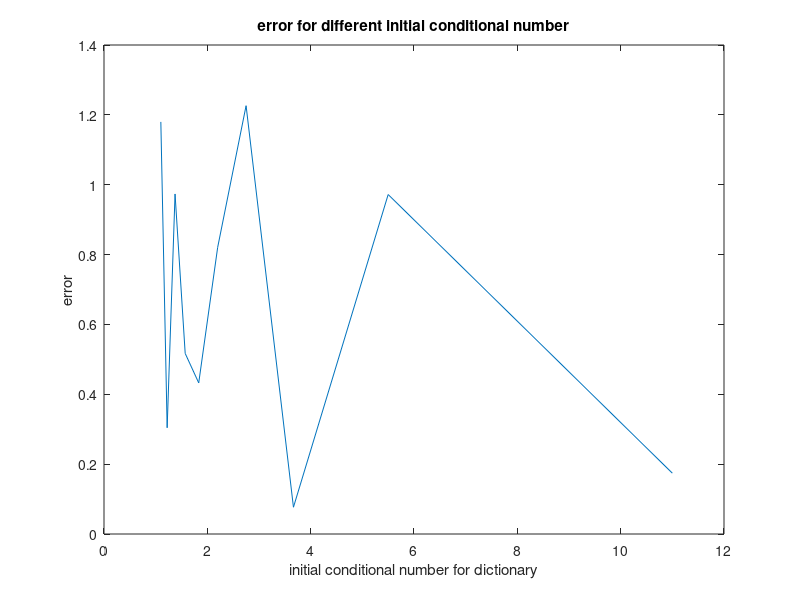

This chart was generated by the following MATLAB code: (Note: this script raises an error after producing the figure.)
clear all; clc;
load("data3_complete")
x_axis=ones(1,10)./[1/11:1/11:10/11]
for i =1:size(error_all_X,2)
plot(x_axis,error_all_X(:,i))
xlabel('initial conditional number for dictionary')
ylabel('error')
title('error for different initial conditional number')
legend("noise level is 0."+num2str((i-1)/2))
figure(1)
savefig(1,"D:\DL_code\simulation\TR_flatness_result\third_complete\X\noise_level_is_0."+num2str((i-1)/2)+".fig")
end




